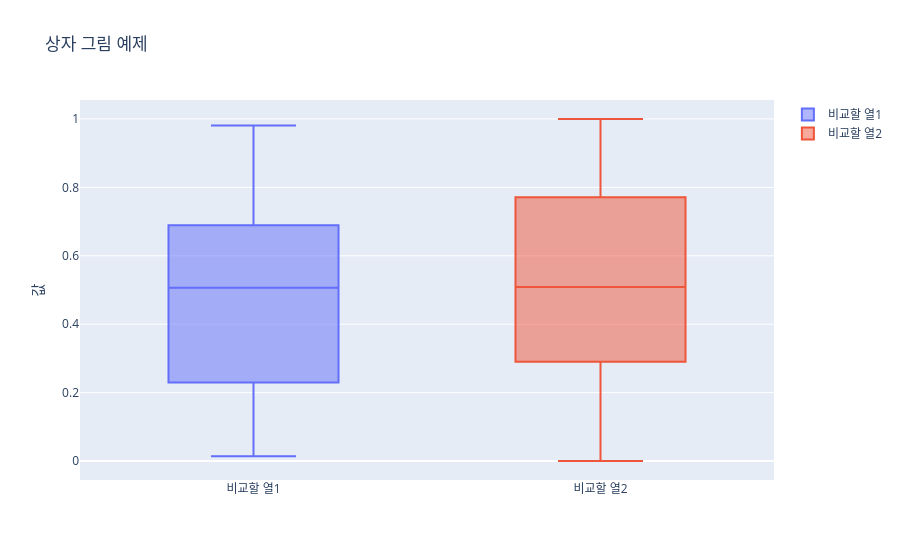

The notebook cell this image was saved under:
### Code cell
import plotly.graph_objects as go
import numpy as np

data1 = np.random.rand(100)
data2 = np.random.rand(100)

fig = go.Figure()

fig.add_trace(
    go.Box(
        y=data1,
        name="비교할 열1"
    )
)

fig.add_trace(
    go.Box(
        y=data2,
        name="비교할 열2"
    )
)

fig.update_layout(
    title="상자 그림 예제",
    yaxis_title="값"
)

fig.show()
